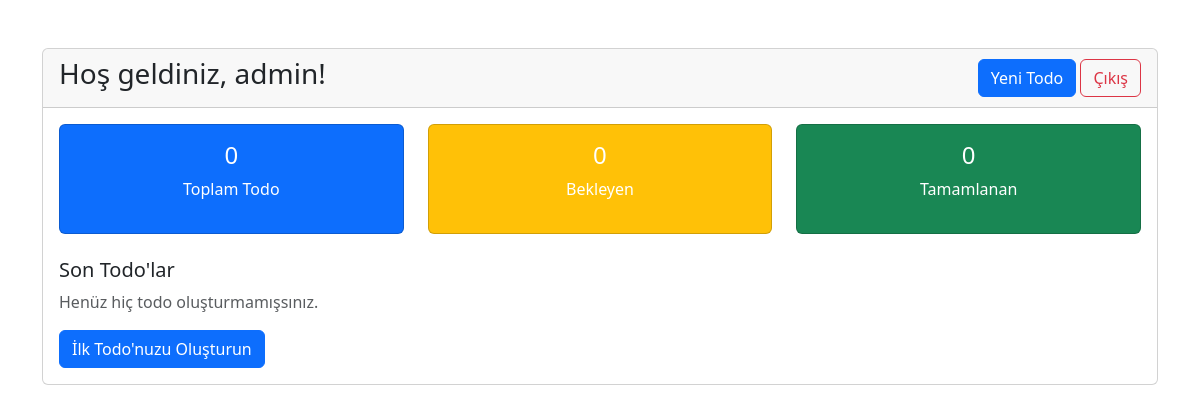
The app's page / (signed in), older data.
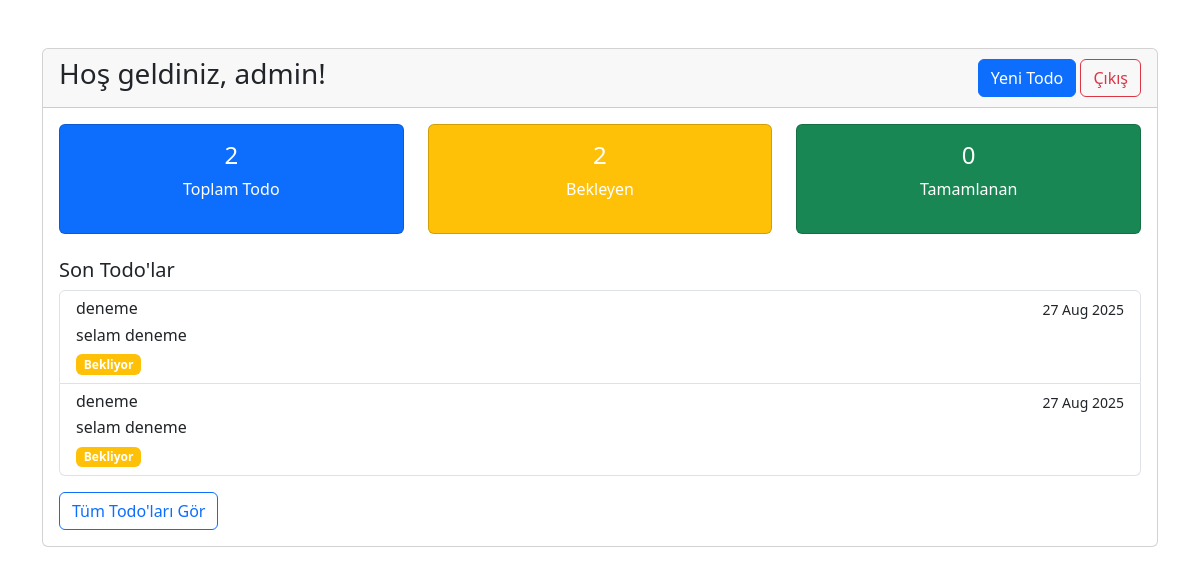
The same page, newer data.
### todo/models.py (models this page shows, shortened)
class Todo(models.Model):
    STATUS_CHOICES = [
        ('pending', 'Bekliyor'),
        ('completed', 'Tamamlandı'),
    ]
    PRIORITY_CHOICES = [
        ('low', 'Düşük'),
        ('medium', 'Orta'),
        ('high', 'Yüksek'),
    ]
    user = models.ForeignKey(User, on_delete=models.CASCADE)
    title = models.CharField(max_length=200)
    description = models.TextField(blank=True)
    status = models.CharField(max_length=20, choices=STATUS_CHOICES, default='pending')
    priority = models.CharField(max_length=20, choices=PRIORITY_CHOICES, default='medium')
    created_at = models.DateTimeField(auto_now_add=True) # Sadece ilk oluşturma sırasında
    due_date = models.DateField(null=True, blank=True) # Son tarih bitiş gibi
    class Meta:
        ordering = ['-created_at'] # Yeni önceliği belirler zamana göre işimizi kolaylaştırı.

### todo/views.py (the view)
# urls.py: 2. Add a URL to urlpatterns:  path('', views.home, name='home')
def home(request):
    if request.user.is_authenticated:
        todos = Todo.objects.filter(user=request.user)
        context = {
            'todos': todos,
            'todo_count': todos.count(),
            'completed_count': todos.filter(status='completed').count(),
            'pending_count': todos.filter(status='pending').count(),
        }
        return render(request, 'todo/home.html', context)
    else:
        return render(request, 'todo/home.html')

### todo/templates/todo/home.html (shortened to what this page needs)
{% extends 'index.html' %}
{% block content %}
<div class="container mt-5">
    {% if user.is_authenticated %}
        <div class="row">
            <div class="col-md-12">
                <div class="card">
                    <div class="card-header d-flex justify-content-between align-items-center">
                        <h3>Hoş geldiniz, {{ user.username }}!</h3>
                        <div>
                            <a href="{% url 'todo_create' %}" class="btn btn-primary">Yeni Todo</a>
                            <a href="{% url 'logout' %}" class="btn btn-outline-danger">Çıkış</a>
                        </div>
                    </div>
                    <div class="card-body">
                        <div class="row">
                            <div class="col-md-4">
                                <div class="card bg-primary text-white">
                                    <div class="card-body text-center">
                                        <h4>{{ todo_count }}</h4>
                                        <p>Toplam Todo</p>
                                    </div>
                                </div>
                            </div>
                            <div class="col-md-4">
                                <div class="card bg-warning text-white">
                                    <div class="card-body text-center">
                                        <h4>{{ pending_count }}</h4>
                                        <p>Bekleyen</p>
                                    </div>
                                </div>
                            </div>
                            <div class="col-md-4">
                                <div class="card bg-success text-white">
                                    <div class="card-body text-center">
                                        <h4>{{ completed_count }}</h4>
                                        <p>Tamamlanan</p>
                                    </div>
                                </div>
                            </div>
                        </div>
                        <div class="mt-4">
                            <h5>Son Todo'lar</h5>
                            {% if todos %}
                                <div class="list-group">
                                    {% for todo in todos|slice:":5" %}
                                        <a href="{% url 'todo_detail' todo.id %}" class="list-group-item list-group-item-action">
                                            <div class="d-flex w-100 justify-content-between">
                                                <h6 class="mb-1">{{ todo.title }}</h6>
                                                <small>{{ todo.created_at|date:"d M Y" }}</small>
                                            </div>
                                            <p class="mb-1">{{ todo.description|truncatewords:10 }}</p>
                                            <small class="badge {% if todo.status == 'completed' %}bg-success{% else %}bg-warning{% endif %}">
                                                {{ todo.get_status_display }}
                                            </small>
                                        </a>
                                    {% endfor %}
                                </div>
                                <div class="mt-3">
                                    <a href="{% url 'todo_list' %}" class="btn btn-outline-primary">Tüm Todo'ları Gör</a>
                                </div>
                            {% else %}
                                <p class="text-muted">Henüz hiç todo oluşturmamışsınız.</p>
                                <a href="{% url 'todo_create' %}" class="btn btn-primary">İlk Todo'nuzu Oluşturun</a>
                            {% endif %}
                        </div>
                    </div>
                </div>
            </div>
        </div>
    {% endif %}
</div>
{% endblock %}

Row changes from the older to the newer data that the page shows:
added Todo: title "deneme", created_at "27 Aug 2025", description "selam deneme", status "Bekliyor"
added Todo: title "deneme", created_at "27 Aug 2025", description "selam deneme", status "Bekliyor"
Text that changed along with them:
{{ todo_count }}: "0" → "2"
{{ pending_count }}: "0" → "2"
text no longer shown: "Henüz hiç todo oluşturmamışsınız. İlk Todo'nuzu Oluşturun"
text now shown: "Tüm Todo'ları Gör"
